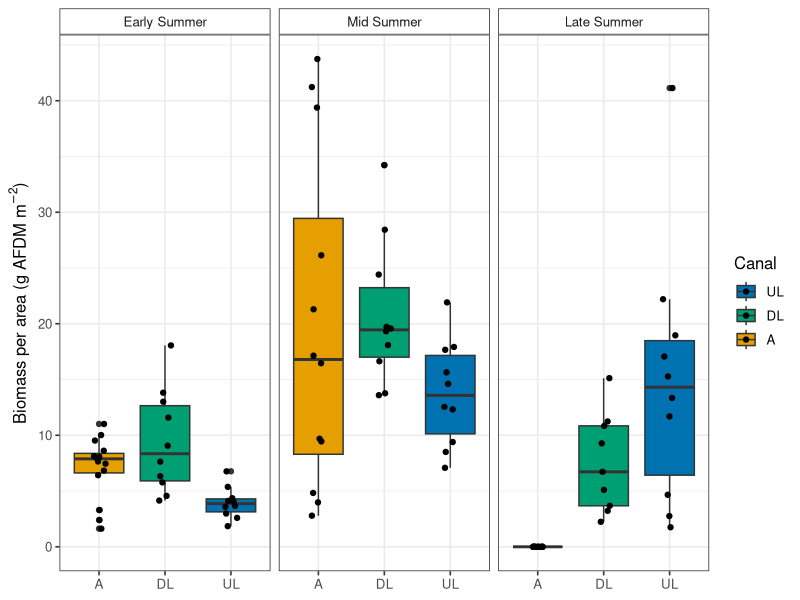
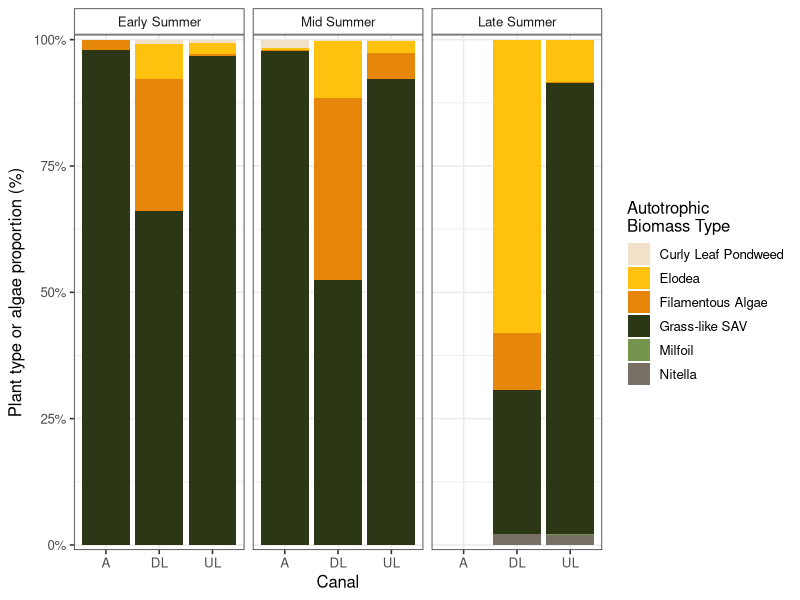
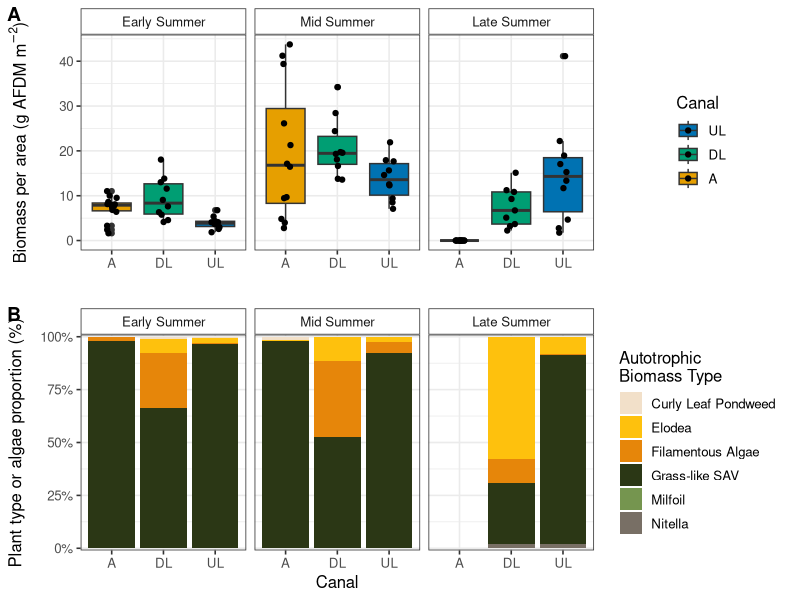

Source code (R) for these figures, in order:
#Plot_Macrophyte_Density_and_Composition
#Meredith Brehob
#5/9/2022
#This code will plot macrophyte density and composition for each sampling event.
#Updates 4/29/24 by JRB

## Import packages
lapply(c("plyr","dplyr","ggplot2","cowplot",
         "lubridate","tidyverse"), require, character.only=T)

##### Read in Data #####
canal_aves <- read.csv("Macrophyte_Density_SiteAverages.csv")
canal_sp_aves <- read.csv("Macrophyte_Composition_SiteAverages.csv")

canal_all_data <- read.csv("Environmental_and_Macrophyte_AllObservations.csv")

## Rename events
canal_all_data$Event_name <- revalue(as.factor(canal_all_data$Event),
                                 c("1" = "Early Summer",
                                   "2" = "Mid Summer",
                                   "3" = "Late Summer"))
canal_sp_aves$Event_name <- revalue(as.factor(canal_sp_aves$Event),
                                     c("1" = "Early Summer",
                                       "2" = "Mid Summer",
                                       "3" = "Late Summer"))



##### Macrophyte Density Plot #####
## Colors chosen from Okabe-Ito Palette (https://www.audioeye.com/post/colorblind-friendly-palettes/)
fill.order <- factor(canal_all_data$Canal, levels = c('UL', 'DL', 'A'))#creating fill order so that it is in correct sampling order

g1 <- ggplot(canal_all_data, aes(x = Canal, y = Biomass_per_Area, fill = fill.order))+
  geom_boxplot()+
  geom_jitter(size = 1.5, width = 0.1)+
  facet_grid(~ Event_name)+
  theme_bw(base_size = 12)+
  theme(strip.background=element_rect(fill="white"))+
  scale_fill_manual("Canal", values = c("A" = "#E69F00","UL" = "#0072B2", "DL" = "#009E73"))+
  labs(y=expression(paste("Biomass per area (g AFDM ", m^-2,")")))+
  theme(axis.title.x = element_blank())
g1


##### Proportion of Macrophyte Composition Plot #####
# change ditchgrass to Grass-like SAV
canal_sp_aves$Plant_Type[which(canal_sp_aves$Plant_Type == "Ditchgrass")] <- "Grass-like SAV"

g2<-
  ggplot(canal_sp_aves, aes(x = Canal, y = Biomass_per_Area, fill = Plant_Type)) + 
  geom_bar(stat = 'identity', position = 'fill') + facet_grid(~ Event_name)+
  labs(y=expression(paste("Plant type or algae proportion (%)")),fill="Plant Type") +
  theme_bw(base_size = 12)+
  theme(legend.position = "right",
        legend.direction = "vertical",
        strip.background=element_rect(fill="white"))+
  scale_y_continuous(labels = function(x) paste0(x * 100, '%'), expand = c(0.005,0.005))+
  scale_fill_manual("Autotrophic\nBiomass Type",values=c("#F2E0C9", "#FEC10D", "#E6860A","#2B3715", "#75954F","#786F65"))
g2

##### Combine Plots #####
plot_grid(g1, g2, ncol = 1, align = "hv", labels = "AUTO")
